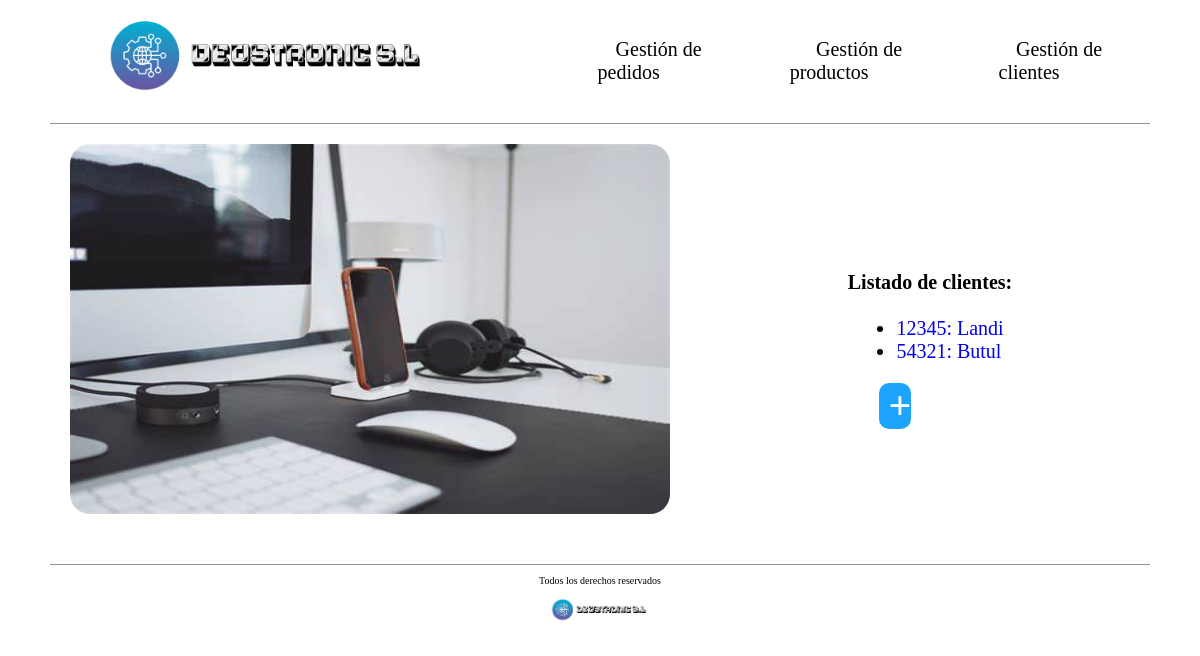
Page /empresaDjango/cliente/ on the earlier database version.
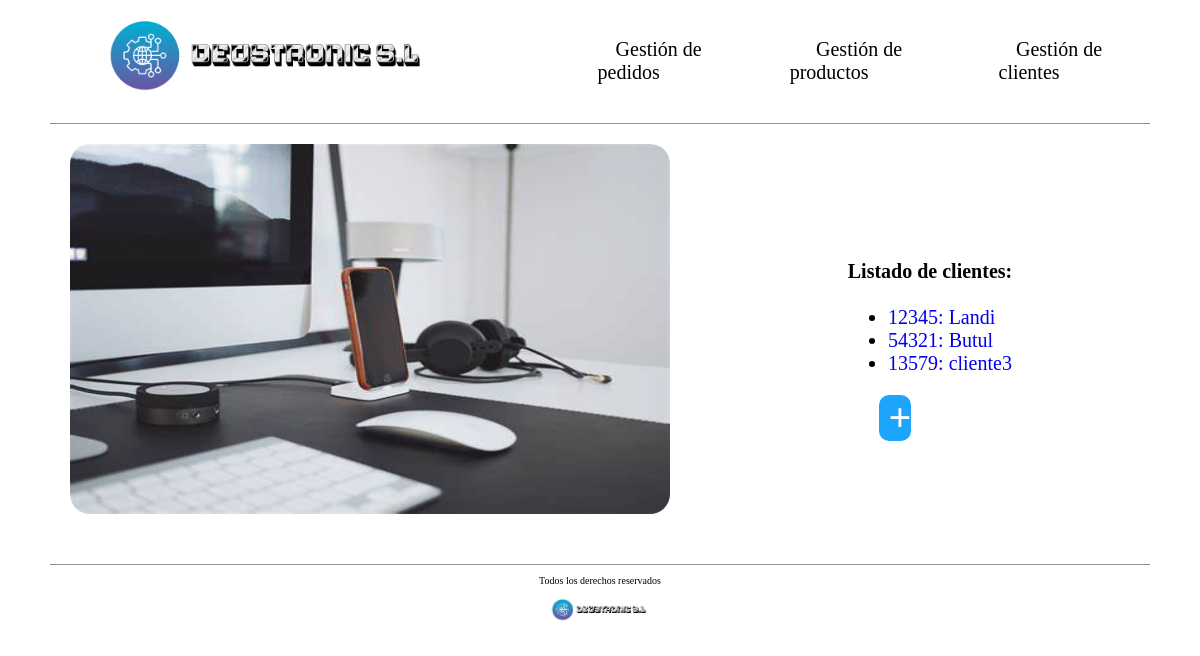
Same page on the later database version.
### empresaDjango/models.py (models this page shows, shortened)
class Cliente(models.Model):
    cif = models.CharField(max_length=10)
    nombre_empresa = models.CharField(max_length=10)
    direccion = models.CharField(max_length=50)
    contacto = models.CharField(max_length=10)

### empresaDjango/views.py (the view)
# urls.py: path('cliente/', views.index_cliente, name='index_cli'),
def index_cliente(request):
    clientes = Cliente.objects.all()
    return render(request, 'index_cliente.html', {'listado_clientes' : clientes})

### empresaDjango/templates/index_cliente.html (shortened to what this page needs)
{% load static %}
<!DOCTYPE html>
<html lang="es">
<head>
    <link rel="stylesheet" href="{% static 'css/styles.css'%}" />
    <link rel="stylesheet" href="{% static 'css/normalize.css'%}" />
</head>
<body>
    <header>
        <div class="navegacion">
            <nav class="nav-principal">
                <a href="{% url 'index_ped' %}">
                  <img src="{% static 'images/DEUSTRONIC.png' %}" alt="Logo Tienda" />
                </a>
                <ul class="elementos-navegacion">
                  <li>
                    <a href="{% url 'index_ped' %}">Gestión de pedidos</a>
                  </li>
                  <li>
                    <a href="{% url 'index_pro' %}">Gestión de productos</a>
                  </li>
                  <li>
                    <a href="{% url 'index_cli' %}"> Gestión de clientes</a>
                  </li>
                </ul>
            </nav>
        </div>
    </header>
    <main>
        <div class="contenedor-principal-index">
            <div class="parte-izquierda">
                <img src="{% static 'images/Escritorio.jpeg'%}" alt="Foto con artículos tecnológicos en un escritorio" />
            </div>
            <div class="parte-derecha">
            <h1>Listado de clientes:</h1>
                <ul>
                    {% for c in listado_clientes %}
                    <li class="listados">
                        <a href="{% url 'detail_cli' c.cif %}">
                        {{ c.cif }}: {{ c.nombre_empresa }}
                        </a>
                    </li>
                    {% endfor %}
                </ul>
                <div class="boton_crear">
                    <a  href="{% url 'cliente_create' %}"> + </a>
                </div>
            </div>
        </div>
     </main>
    <footer>
        <div class="contenido-footer">
            <p class="copyright">Todos los derechos reservados</p>
            <img src="{% static 'images/DEUSTRONIC.png'%}" alt="Logo Tienda" />
        </div>
    </footer>
</body>
</html>

Differences in the rows shown:
added Cliente: cif "13579", nombre_empresa "cliente3"
